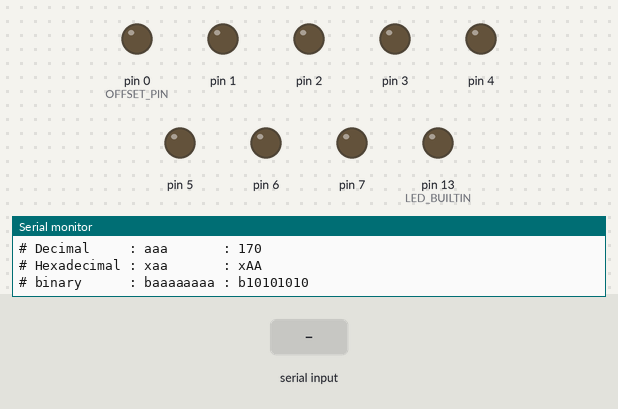
The program below on a simulated Teensy 3. Shown: output pins drawn as LEDs (lit = HIGH), the last lines printed to the serial monitor. The inputs (shaded band) are chosen by the test bench.

Above: at 1.2 s.
1.3 s: "5\n" received over Serial
At 3.0 s:
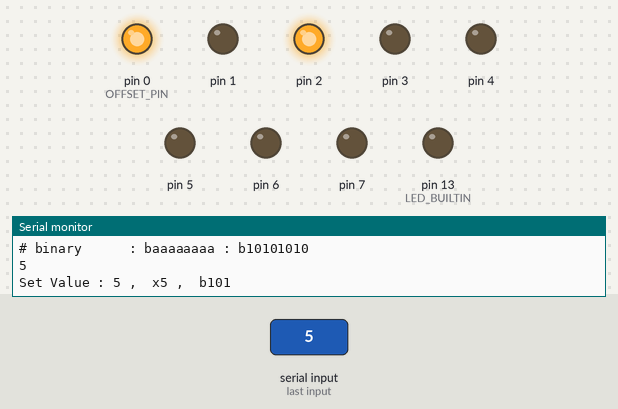
3.3 s: "90\n" received over Serial
At 4.7 s:
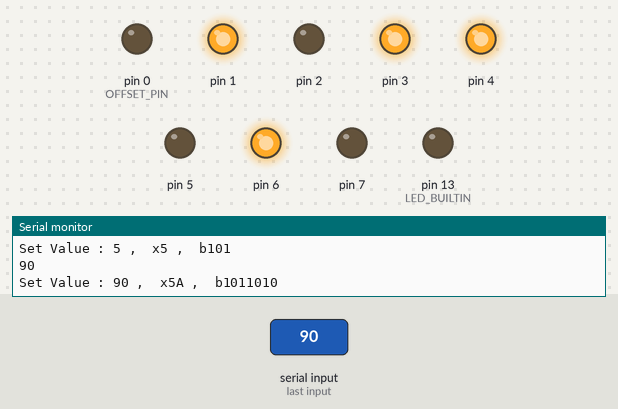
5.3 s: "200\n" received over Serial
At 6.3 s:
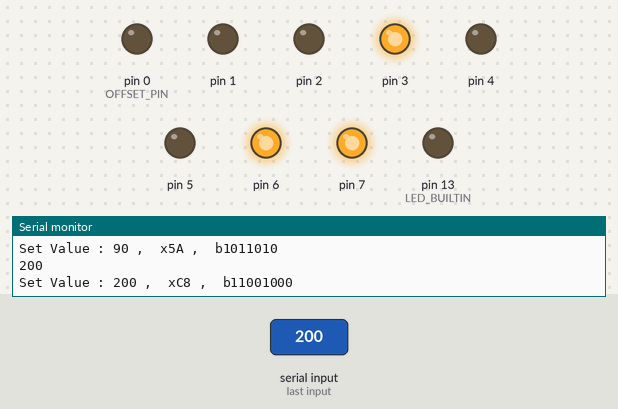
7.3 s: "X90\n" received over Serial
At 9.0 s:
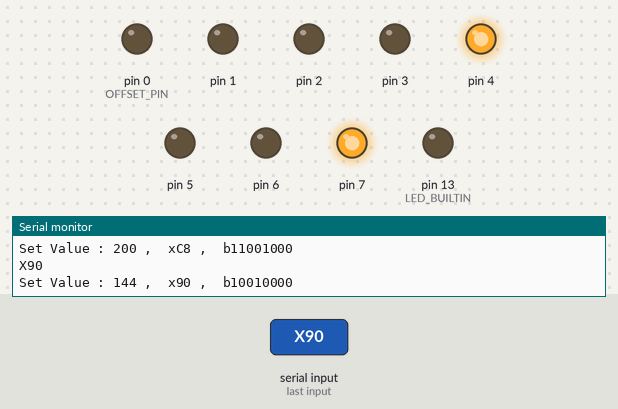
Timing chart, 0 to 10.3 s (numbered marks = the images above; inputs shaded):
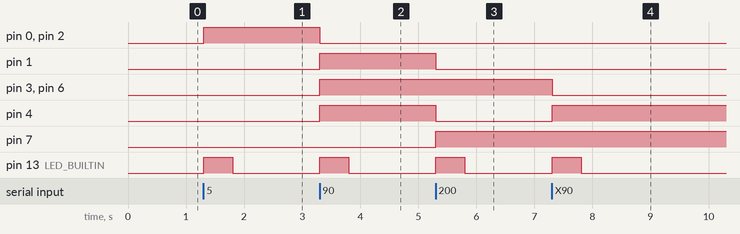

Measured:
- after the input at 1.3 s, pin 0 (OFFSET_PIN), pin 2: LOW → HIGH at once; pin 13 (LED_BUILTIN): LOW → HIGH at once, → LOW 0.50 s later
- after the input at 3.3 s, pin 0 (OFFSET_PIN), pin 2: HIGH → LOW at once; pin 1, pin 3, pin 4, pin 6: LOW → HIGH at once; pin 13 (LED_BUILTIN): LOW → HIGH at once, → LOW 0.50 s later
- after the input at 5.3 s, pin 1, pin 4: HIGH → LOW at once; pin 7: LOW → HIGH at once; pin 13 (LED_BUILTIN): LOW → HIGH at once, → LOW 0.50 s later
- after the input at 7.3 s, pin 3, pin 6: HIGH → LOW at once; pin 4: LOW → HIGH at once; pin 13 (LED_BUILTIN): LOW → HIGH at once, → LOW 0.50 s later

The program:

main.cpp
```cpp
/*
Serial to parallel on teensy
*/
#include "Arduino.h"
#ifdef BOARD_TEENSY
#include <usb_serial.h>
#endif

unsigned long time ;
char buffer [255];

#ifdef BOARD_TEENSY
#define OFFSET_PIN  0
#else
#define OFFSET_PIN  2
#endif


void usage ()
{

	Serial.println ("# (c) BARTHELEMY STEPHANE 02/2017");
	Serial.println ("#   Convertor serial parallel ");
	Serial.println ("# formats : ");
	Serial.println ("# Decimal     : aaa       : 170  ");
	Serial.println ("# Hexadecimal : xaa       : xAA  ");
	Serial.println ("# binary      : baaaaaaaa : b10101010  ");

}

void manage_buffer ()
{
	unsigned char value = 0 ;
	boolean ok = false ;
//	Serial.println ("buffer : ");
//	Serial.println (buffer);
	if ((buffer[0] >= '0') && (buffer[0] <= '9'))
	{
//		Serial.println ("Decimal : ");
		ok = true;
		for ( unsigned int i = 0 ; i < strlen (buffer ) ; i ++ )
		{
//			Serial.print ("i         : ");Serial.println (i);
//			Serial.print ("ok        : ");Serial.println (ok);
//			Serial.print ("buffer[i] : " );Serial.println (buffer[i],DEC);
//			Serial.print ("value     : ");Serial.println (value);
			if ((buffer[i] >= '0') && (buffer[i] <= '9')&& (ok == true))
			{
				ok = true;
				value = ( value *10 ) + (buffer[i] - '0') ;
			}
			else
			{
				ok = false ;
			}
		}

	} else if ((buffer[0] == 'X') || (buffer[0] == 'x'))
	{
		ok = true;
		for ( unsigned int i = 1 ; i < strlen (buffer ) ; i ++ )
		{

//			Serial.print ("i         : ");Serial.println (i);
//			Serial.print ("ok        : ");Serial.println (ok);
//			Serial.print ("buffer[i] : " );Serial.println (buffer[i],DEC);
//			Serial.print ("value     : ");Serial.println (value);
			if ((buffer[i] >= '0') && (buffer[i] <= '9')&& (ok == true))
			{
				value = ( value *16 ) + (buffer[i] - '0') ;
			}
			else if ((buffer[i] >= 'a') && (buffer[i] <= 'f')&& (ok == true))
			{
				value = ( value *16 ) + (buffer[i] - 'a' + 10) ;
			}
			else if ((buffer[i] >= 'A') && (buffer[i] <= 'F')&& (ok == true))
			{
				value = ( value *16 ) + (buffer[i] - 'A' + 10) ;
			}
			else
			{
				ok = false ;
			}

		}
	} else if ((buffer[0] == 'B') || (buffer[0] == 'b'))
	{
		ok = true;
		for ( unsigned int i = 1 ; i < strlen (buffer ) ; i ++ )
		{
			if ((buffer[i] >= '0') && (buffer[i] <= '1')&& (ok == true))
			{
				value = ( value *2 ) + (buffer[i] - '0') ;
			}
			else
			{
				ok = false ;
			}

		}
	}
	if (ok == true )
	{
		Serial.print   ("Set Value : ");
		Serial.print   ( value , DEC);
		Serial.print   (" ,  x");
		Serial.print   ( value , HEX);
		Serial.print   (" ,  b");
		Serial.println ( value , BIN);

		for (int i = 0 ; i < 8 ; i ++ )
		{
			if ((value & (1 << i )) != 0 )
			{
		                //Serial.print   ("Set high : "); Serial.println (i) ;
				digitalWrite ( i  + OFFSET_PIN, HIGH);

			} else {
		                //Serial.print   ("Set low : "); Serial.println (i) ;
				digitalWrite ( i + OFFSET_PIN , LOW);
			}
		}
		digitalWrite(LED_BUILTIN,HIGH);
		delay (500);
		digitalWrite(LED_BUILTIN,LOW);

	} else
	{
		Serial.println ("Unknown value !");
		usage();
	}
	strcpy(buffer , "");
}

void setup ()
{
	for (int i = 0 ; i < 8 ; i ++ )
	{
		pinMode(i + OFFSET_PIN, OUTPUT);
		digitalWrite ( i + OFFSET_PIN , LOW);
  	}
	pinMode(LED_BUILTIN, OUTPUT);
	time = millis ();

	Serial.begin(115200);
	strcpy (buffer , "");
	usage ();
}

void loop ()
{
	if (Serial.available()) {
		char sztmp[2] ;
		sztmp[0] = Serial.read();  // will not be -1
		Serial.print(sztmp[0]);
		sztmp[1]= 0;
		if (( sztmp[0] == 0X0A) || ( sztmp[0] == 0x0D))
		{
			manage_buffer ();
		} else {
			if (strlen (buffer) < 254 ) strcat (buffer , sztmp);
		}
	}

}
```
